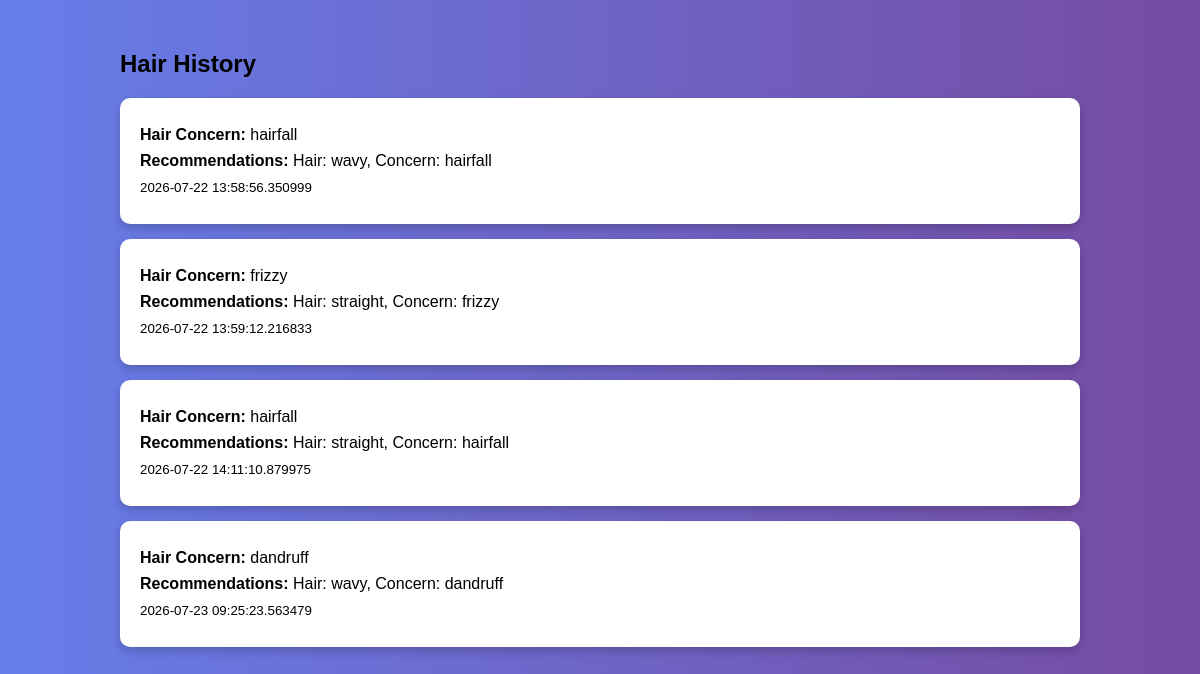
The app's page /hair_history (signed in) with its own data.
### app.py (models this page shows)
class Analysis(db.Model):
    id = db.Column(db.Integer, primary_key=True)
    user_id = db.Column(db.Integer, db.ForeignKey('user.id'), nullable=False)
    skin_concern = db.Column(db.String(100))
    hair_concern = db.Column(db.String(100))
    recommendations = db.Column(db.Text)
    analysis_type = db.Column(db.String(20))
    created_at = db.Column(db.DateTime, default=datetime.utcnow)

### app.py (the view)
@app.route("/hair_history")
def hair_history():
    if "user" not in session:
        return redirect(url_for("login"))
    user = User.query.filter_by(username=session['user']).first()
    history = Analysis.query.filter_by(
        user_id=user.id,
        analysis_type="hair"
    ).all()
    return render_template("history.html", history=history, type="hair")

### templates/history.html (shortened to what this page needs)
<!DOCTYPE html>
<html lang="en">
<head>
</head>
<body>
<div class="container">
<h2>{{ type | capitalize }} History</h2>
{% if history %}
    {% for analysis in history %}
    <div class="history-card">
        {% if type == "skin" %}
            <p><b>Skin Concern:</b> {{ analysis.skin_concern }}</p>
        {% elif type == "hair" %}
            <p><b>Hair Concern:</b> {{ analysis.hair_concern }}</p>
        {% endif %}
        <p><b>Recommendations:</b> {{ analysis.recommendations }}</p>
        <p><small>{{ analysis.created_at }}</small></p>
    </div>
    {% endfor %}
{% else %}
    <p>No history found.</p>
{% endif %}
</div>
</body>
</html>

### templates/history.html (style rules this page uses)
body { font-family: Arial, sans-serif; background: linear-gradient(to right,#667eea,#764ba2); margin:0; padding:0; }
.container { width:80%; margin:auto; padding:30px; }
.history-card { background:white; padding:20px; margin:15px 0; border-radius:10px; box-shadow:0 4px 10px rgba(0,0,0,0.2); }
.history-card p { margin:8px 0; font-size:16px; }

### records on screen
Analysis: hair_concern "hairfall", recommendations "Hair: wavy, Concern: hairfall", created_at "2026-07-22 13:58:56.350999"
Analysis: hair_concern "frizzy", recommendations "Hair: straight, Concern: frizzy", created_at "2026-07-22 13:59:12.216833"
Analysis: hair_concern "hairfall", recommendations "Hair: straight, Concern: hairfall", created_at "2026-07-22 14:11:10.879975"
Analysis: hair_concern "dandruff", recommendations "Hair: wavy, Concern: dandruff", created_at "2026-07-23 09:25:23.563479"

### other values on screen
{{ type | capitalize }} "Hair"
